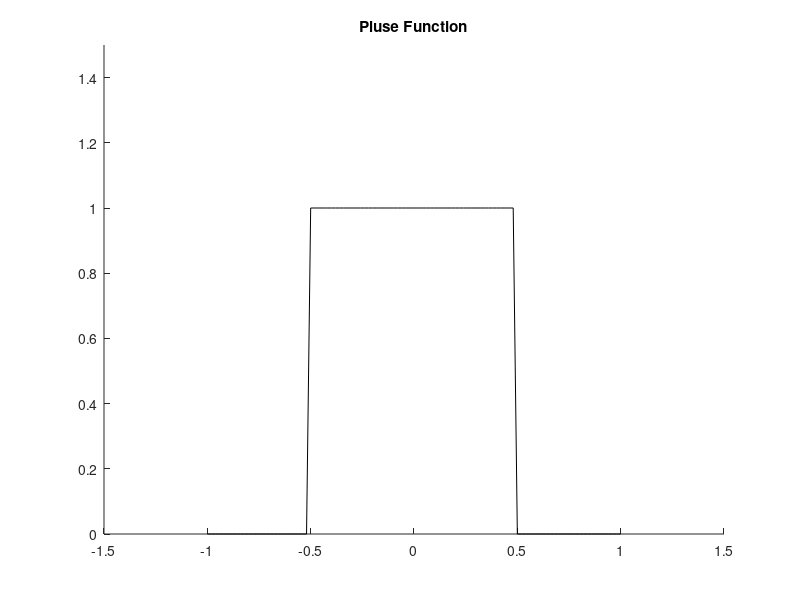
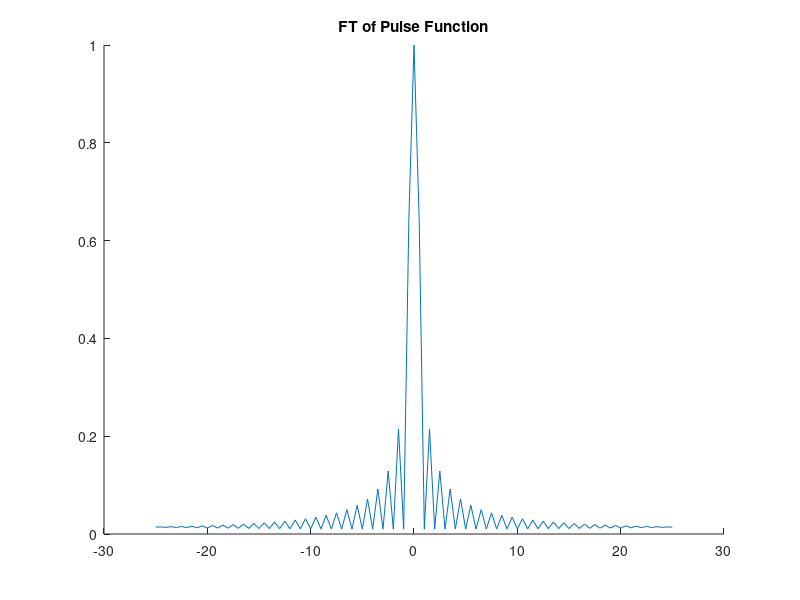

Write the MATLAB code that produced these figures, in order.
%Soal 2_A
clc;
fs = 50;
t_end = 1;
t_start = -1;

T = abs(t_start - t_end)
ts = 1/fs
t = t_start:ts:t_end;
x2_t = rectpuls(t,1);         

figure(1)
hold on
title("Pluse Function");
xlim([-1.5,1.5]);
ylim([0,1.5]);
plot(t,x2_t,'k');
hold off


%Soal 2_B

figure(2)
y_raw = fftshift(fft(x2_t));
y = y_raw/max(abs(y_raw));

N_1 = T*fs;

f = ((-fs)/2):(fs/N_1):(fs/2);

title("FT of Pulse Function");
hold on
plot(f,abs(y))
hold off

